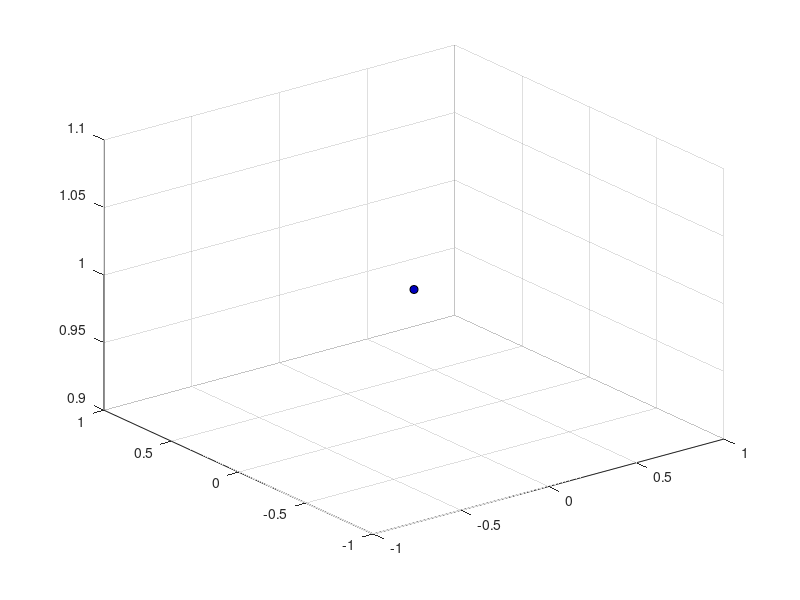

Here is the MATLAB script that generated this plot:
function drawFrame(varargin)
R = eye(3);
xQ = zeros(3,1);
l = 1;

if nargin > 0
    R = varargin{1};
end
if nargin > 1
    xQ = varargin{2};
end
if nargin > 2
    l = varargin{3};
end

e = [[l;0;0],[0;l;0],[0;0;l]];
    
    R2 = xQ + R*e;
    
    plot3([xQ(1) R2(1,1)],[xQ(2) R2(2,1)],[xQ(3) R2(3,1)],'r','linewidth',2);
    plot3([xQ(1) R2(1,2)],[xQ(2) R2(2,2)],[xQ(3) R2(3,2)],'g','linewidth',2);
    plot3([xQ(1) R2(1,3)],[xQ(2) R2(2,3)],[xQ(3) R2(3,3)],'b','linewidth',2);
    
    scatter3(R2(1,1),R2(2,1),R2(3,1), 'MarkerEdgeColor','k',...
        'MarkerFaceColor',[0.75 .0 .0]);
    scatter3(R2(1,2),R2(2,2),R2(3,2), 'MarkerEdgeColor','k',...
        'MarkerFaceColor',[0 .75 .0]);
    scatter3(R2(1,3),R2(2,3),R2(3,3), 'MarkerEdgeColor','k',...
        'MarkerFaceColor',[0. .0 .75]);
    
    
    
end